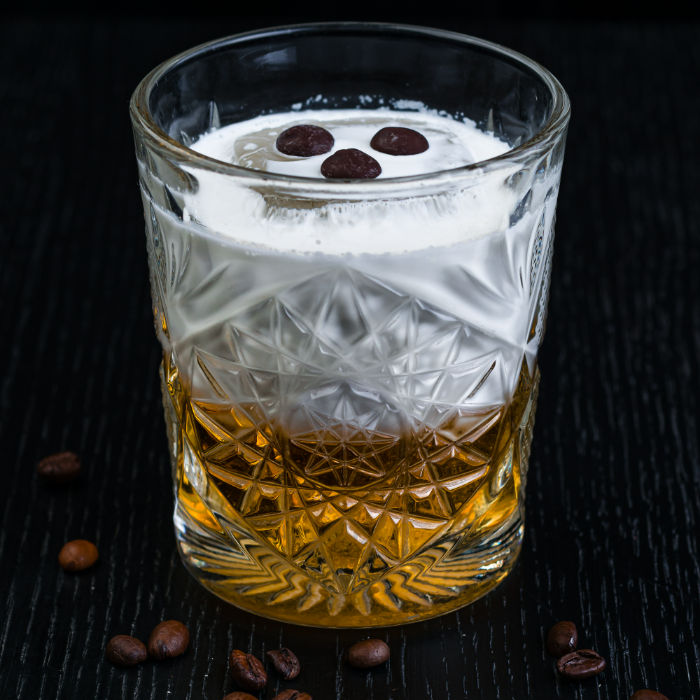
#> input picture backend/uploads/0620ef36-b6be-4f61-9bd0-c85200382c46.jpg, 700 x 700 px
$ python -i share_card.py   (imports and definitions only)
#> lines starting #> are read from the running program, lines starting #| are printed output that depends on the picture
"""Generate a branded share-card PNG for the public demo restaurant.

Returns a 1080x1080 image (square — best for WhatsApp/Telegram previews) with:
- Dark brand background (#0a0e1a) + a soft mint glow
- "REST-MENU" wordmark in mint
- Demo restaurant name + slogan
- Centered QR code that links to the live demo menu
- Footer CTA "Сканируйте → попробуйте меню"

The image is computed on demand and not cached on disk; it's small enough
(~120 KB PNG) that bandwidth is negligible.
"""
from __future__ import annotations
from io import BytesIO
from pathlib import Path
import qrcode
from PIL import Image, ImageDraw, ImageFilter, ImageFont, ImageOps

FONT_BOLD = "/usr/share/fonts/truetype/liberation/LiberationSans-Bold.ttf"
FONT_REG = "/usr/share/fonts/truetype/liberation/LiberationSans-Regular.ttf"

BG = (10, 14, 26)           # #0a0e1a
MINT = (93, 169, 164)       # brand mint
MINT_SOFT = (93, 169, 164, 50)
WHITE = (255, 255, 255)
SUBTLE = (180, 195, 210)
DIVIDER = (255, 255, 255, 18)


# [26 lines left out: functions _font, _wrap, not called in this run]


def _draw_glow(img: Image.Image) -> None:
    """Soft radial mint glow in the top-left corner."""
    glow = Image.new("RGBA", img.size, (0, 0, 0, 0))
    gd = ImageDraw.Draw(glow)
    gd.ellipse((-300, -300, 700, 700), fill=(93, 169, 164, 70))
    glow = glow.filter(ImageFilter.GaussianBlur(radius=120))
    img.alpha_composite(glow)

    # purple glow bottom-right
    glow2 = Image.new("RGBA", img.size, (0, 0, 0, 0))
    gd2 = ImageDraw.Draw(glow2)
    gd2.ellipse((img.width - 600, img.height - 600, img.width + 300, img.height + 300),
                fill=(140, 90, 200, 60))
    glow2 = glow2.filter(ImageFilter.GaussianBlur(radius=120))
    img.alpha_composite(glow2)


# [231 lines left out: functions render_demo_share_card, _fetch_logo, render_share_card, not called in this run]

>>> from PIL import Image
>>> picture = Image.open('../uploads/0620ef36-b6be-4f61-9bd0-c85200382c46.jpg')
#> picture is the input picture: PIL image 700x700 RGB; mean R, G, B 59.3, 57.2, 52.3
>>> result = _draw_glow(picture)
#> in _draw_glow, `glow = Image.new("RGBA", img.size, (0, 0, 0, 0))`: glow: PIL image 700x700 RGBA; every value is 0
#> in _draw_glow, `glow = glow.filter(ImageFilter.GaussianBlur(radius=120))`:
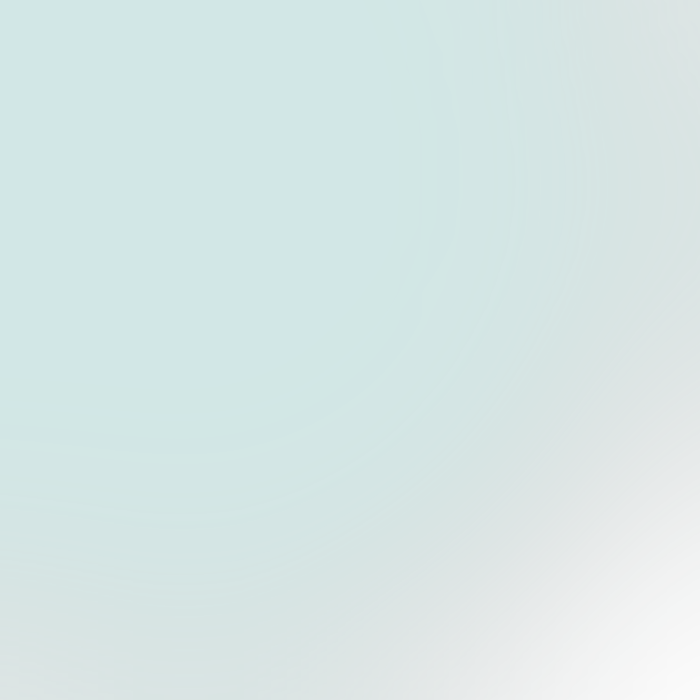
#> glow: PIL image 700x700 RGBA; mean R, G, B, A 77.3, 140.4, 136.3, 58.2; transparent parts drawn white
#> (the run stopped early here; a loop or call above may not have finished)
